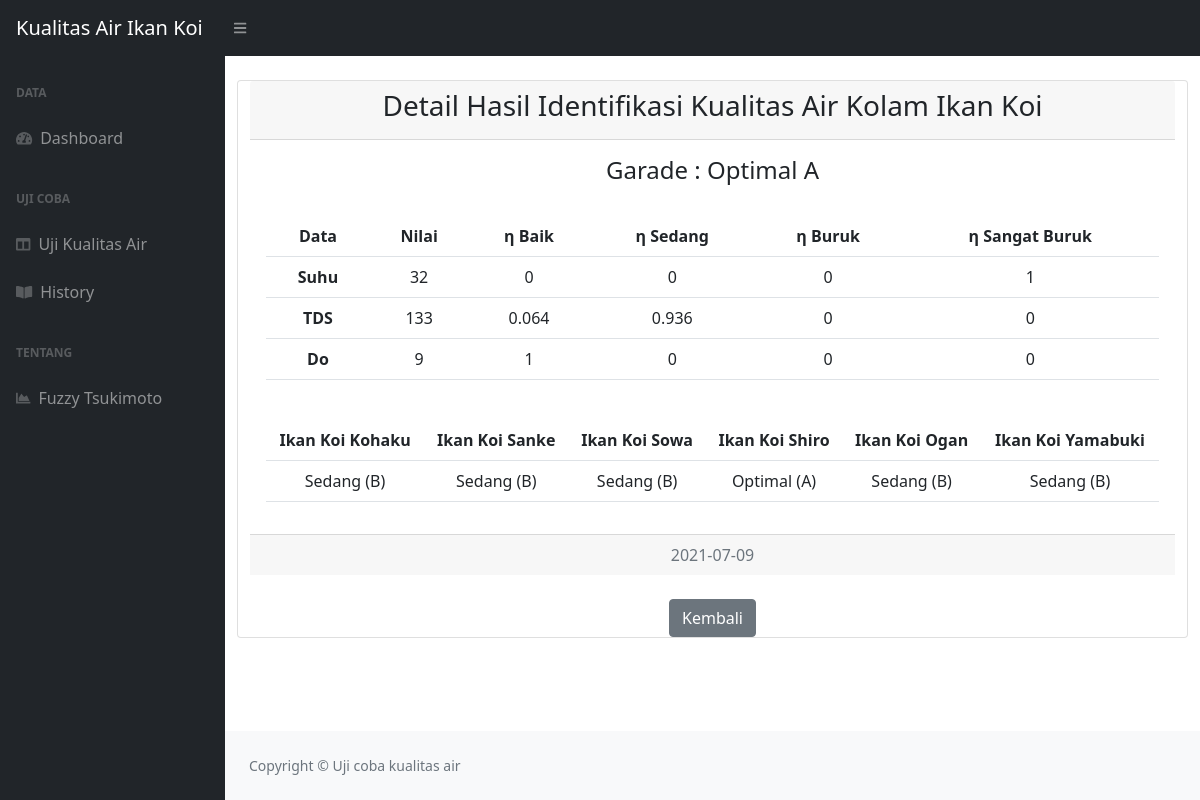
The page /IkanKoi/history/detail/UJC000003 on the database its author committed.
### tables this page shows
CREATE TABLE `uji_coba` (
  `id_uji_coba` varchar(9) NOT NULL,
  `tanggal` date NOT NULL,
  `suhu` int(11) NOT NULL,
  `tds` int(11) NOT NULL,
  `do` int(11) NOT NULL,
  `score` int(11) NOT NULL,
  `hasil` varchar(20) NOT NULL
);

CREATE TABLE `suhu` (
  `id_uji_coba` varchar(11) NOT NULL,
  `baik` varchar(11) NOT NULL,
  `sedang` varchar(11) NOT NULL,
  `buruk` varchar(11) NOT NULL,
  `sangat_buruk` varchar(11) NOT NULL
);

CREATE TABLE `tds` (
  `id_uji_coba` varchar(11) NOT NULL,
  `baik` varchar(11) NOT NULL,
  `sedang` varchar(11) NOT NULL,
  `buruk` varchar(11) NOT NULL,
  `sangat_buruk` varchar(11) NOT NULL
);

CREATE TABLE `do` (
  `id_uji_coba` varchar(11) NOT NULL,
  `baik` float NOT NULL,
  `sedang` float NOT NULL,
  `buruk` float NOT NULL,
  `sangat_buruk` float NOT NULL
);

CREATE TABLE `hasil` (
  `id_uji_coba` varchar(15) NOT NULL,
  `kohaku` varchar(11) NOT NULL,
  `sanke` varchar(11) NOT NULL,
  `sowa` varchar(11) NOT NULL,
  `shiro` varchar(11) NOT NULL,
  `ogan` varchar(11) NOT NULL,
  `yamabuki` varchar(11) NOT NULL
);

### IkanKoi/application/controllers/history.php (called while the page is built, shortened)
<?php
class history extends CI_Controller
{
    public function __construct()
    {
        $this->load->model('M_data');
    }
    public function detail($detUji)
    {
        $data['uji'] = $this->M_data->getID($detUji);
        $data['suhu'] = $this->M_data->getID2($detUji);
        $data['tds'] = $this->M_data->getID3($detUji);
        $data['do'] = $this->M_data->getID4($detUji);
        $data['hasil'] = $this->M_data->getID5($detUji);
        $this->load->view('history_detail', $data);
    }
}

### IkanKoi/index.php (called while the page is built, shortened)
<?php
require_once BASEPATH.'core/CodeIgniter.php';

### IkanKoi/application/models/M_data.php (called while the page is built, shortened)
<?php
class M_data extends CI_Model
{
    public function getID($detUji)
    {
        return $this->db->get_where('uji_coba', ['id_uji_coba' => $detUji])->row_array();
    }
    public function getID2($detUji)
    {
        return $this->db->get_where('suhu', ['id_uji_coba' => $detUji])->row_array();
    }
    public function getID3($detUji)
    {
        return $this->db->get_where('tds', ['id_uji_coba' => $detUji])->row_array();
    }
    public function getID4($detUji)
    {
        return $this->db->get_where('do', ['id_uji_coba' => $detUji])->row_array();
    }
    public function getID5($detUji)
    {
        return $this->db->get_where('hasil', ['id_uji_coba' => $detUji])->row_array();
    }
}

### IkanKoi/application/views/history_detail.php (the view, shortened to what this page needs)
<!DOCTYPE html>
<html lang="en">
<head>
</head>
<body class="sb-nav-fixed">
    <div id="layoutSidenav_content">
        <main>
            <div class="container-fluid px-4">
                <br>
                <div class="row">
                    <div class="card text-center">
                        <div class="card-header">
                            <h3>Detail Hasil Identifikasi Kualitas Air Kolam Ikan Koi</h3>
                        </div>
                        <div class="card-body">
                            <h4 class="card-title">Garade : Optimal A</h4>
                            <br>
                            <table class="table">
                                <tbody>
                                    <tr>
                                        <th>Data</th>
                                        <th>Nilai</th>
                                        <th>η Baik</th>
                                        <th>η Sedang</th>
                                        <th>η Buruk</th>
                                        <th>η Sangat Buruk</th>
                                    </tr>
                                    <tr>
                                        <th>Suhu</th>
                                        <td><?php echo $uji['suhu'] ?></td>
                                        <td><?php echo $suhu['baik'] ?></td>
                                        <td><?php echo $suhu['sedang'] ?></td>
                                        <td><?php echo $suhu['buruk'] ?></td>
                                        <td><?php echo $suhu['sangat_buruk'] ?></td>
                                    </tr>
                                    <tr>
                                        <th>TDS</th>
                                        <td><?php echo $uji['tds'] ?></td>
                                        <td><?php echo $tds['baik'] ?></td>
                                        <td><?php echo $tds['sedang'] ?></td>
                                        <td><?php echo $tds['buruk'] ?></td>
                                        <td><?php echo $tds['sangat_buruk'] ?></td>
                                    </tr>
                                    <tr>
                                        <th>Do</th>
                                        <td><?php echo $uji['do'] ?></td>
                                        <td><?php echo $do['baik'] ?></td>
                                        <td><?php echo $do['sedang'] ?></td>
                                        <td><?php echo $do['buruk'] ?></td>
                                        <td><?php echo $do['sangat_buruk'] ?></td>
                                    </tr>
                                </tbody>
                            </table>
                            <br>
                            <table class="table">
                                <tbody>
                                    <tr>
                                        <th>Ikan Koi Kohaku</th>
                                        <th>Ikan Koi Sanke</th>
                                        <th>Ikan Koi Sowa</th>
                                        <th>Ikan Koi Shiro</th>
                                        <th>Ikan Koi Ogan</th>
                                        <th>Ikan Koi Yamabuki</th>
                                    </tr>
                                    <tr>
                                        <td><?php echo $hasil['kohaku'] ?></td>
                                        <td><?php echo $hasil['sanke'] ?></td>
                                        <td><?php echo $hasil['sowa'] ?></td>
                                        <td><?php echo $hasil['shiro'] ?></td>
                                        <td><?php echo $hasil['ogan'] ?></td>
                                        <td><?php echo $hasil['yamabuki'] ?></td>
                                    </tr>
                                </tbody>
                            </table>
                        </div>
                        <div class="card-footer text-muted">
                            <?php echo $uji['tanggal'] ?>
                        </div>
                        <br>
                        <div>
                            <a class="btn btn-secondary" href="<?php echo site_url('history') ?>">
                                Kembali
                            </a>
                        </div>
                    </div>
                    <br>
                </div>
            </div>
        </main>
        <footer class="py-4 bg-light mt-auto">
            <div class="container-fluid px-4">
                <div class="d-flex align-items-center justify-content-between small">
                    <div class="text-muted">Copyright &copy; Uji coba kualitas air</div>
                </div>
            </div>
        </footer>
    </div>
    </div>
</body>
</html>

### rows shown on the page
uji_coba: suhu "32", tds "133", do "9", tanggal "2021-07-09"
suhu: baik "0", sedang "0", buruk "0", sangat_buruk "1"
tds: baik "0.064", sedang "0.936", buruk "0", sangat_buruk "0"
do: baik "1", sedang "0", buruk "0", sangat_buruk "0"
hasil: kohaku "Sedang (B)", sanke "Sedang (B)", sowa "Sedang (B)", shiro "Optimal (A)", ogan "Sedang (B)", yamabuki "Sedang (B)"
